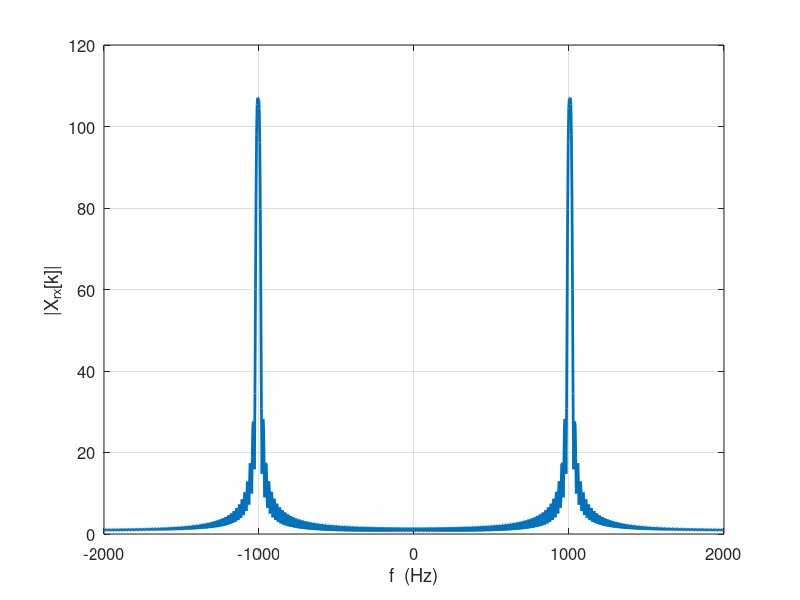

Reproduce this figure in MATLAB.
% USAGE: NS_21_Close_Sinusoids(N)
% 
% Inputs:  N = number of samples collected
%          N_zp = integer specifying DFT length including zero padding
%
% Outputs: Various plots of results... no returned values


%%% Set Collection Length if user does not specify

        N = 230;     % set collection length in samples
        N_zp=5*N;   % This sets N_zp to zero-pad out to 5 times the data length... a good rough rule for *THIS* application




Fs=4000;   % Set the sampling rate
T=1/Fs;    % Set the sample spacing

%%%  Create sum of sinusoids with frequencies of 1000 and 1011 Hz
x=cos(2*pi*1000*(0:(N-1))*T) + cos(2*pi*1011*(0:(N-1))*T);

t=(0:(N-1))*T;  % create a time vector that is the same length as the signal


X=fftshift(fft(x,N_zp));   
% the N_zp inside the fft command sets the length *including* zero-padding 


Omega=(-(N_zp/2):((N_zp/2)-1))*2*pi/N_zp;  %% DT Frequency... -pi to pi

f=(Fs/2)*(Omega/pi);   %%%  Convert into equivalent Hz values

h=plot(f,abs(X));
set(h,'linewidth',2)
set(gca,'fontsize',12)
xlabel('f  (Hz)')
ylabel('|X_{rx}[k]|')
grid

